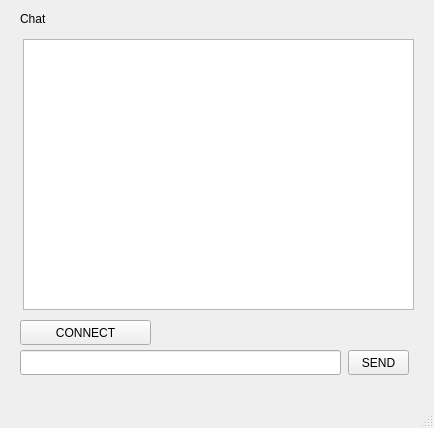
<?xml version="1.0" encoding="UTF-8"?>
<ui version="4.0">
 <class>Client</class>
 <widget class="QMainWindow" name="Client">
  <property name="geometry">
   <rect>
    <x>0</x>
    <y>0</y>
    <width>434</width>
    <height>428</height>
   </rect>
  </property>
  <property name="windowTitle">
   <string>Client</string>
  </property>
  <widget class="QWidget" name="centralwidget">
   <widget class="QPushButton" name="pushButton">
    <property name="geometry">
     <rect>
      <x>20</x>
      <y>320</y>
      <width>131</width>
      <height>25</height>
     </rect>
    </property>
    <property name="text">
     <string>CONNECT</string>
    </property>
   </widget>
   <widget class="QLineEdit" name="lineEdit">
    <property name="geometry">
     <rect>
      <x>20</x>
      <y>350</y>
      <width>321</width>
      <height>25</height>
     </rect>
    </property>
   </widget>
   <widget class="QPushButton" name="pushButton_3">
    <property name="geometry">
     <rect>
      <x>348</x>
      <y>350</y>
      <width>61</width>
      <height>25</height>
     </rect>
    </property>
    <property name="text">
     <string>SEND</string>
    </property>
   </widget>
   <widget class="QLabel" name="label">
    <property name="geometry">
     <rect>
      <x>20</x>
      <y>10</y>
      <width>231</width>
      <height>17</height>
     </rect>
    </property>
    <property name="styleSheet">
     <string notr="true"/>
    </property>
    <property name="text">
     <string>Chat</string>
    </property>
   </widget>
   <widget class="QTextEdit" name="textEdit">
    <property name="geometry">
     <rect>
      <x>23</x>
      <y>39</y>
      <width>391</width>
      <height>271</height>
     </rect>
    </property>
   </widget>
  </widget>
  <widget class="QMenuBar" name="menubar">
   <property name="geometry">
    <rect>
     <x>0</x>
     <y>0</y>
     <width>434</width>
     <height>22</height>
    </rect>
   </property>
  </widget>
  <widget class="QStatusBar" name="statusbar"/>
 </widget>
 <resources/>
 <connections/>
</ui>
